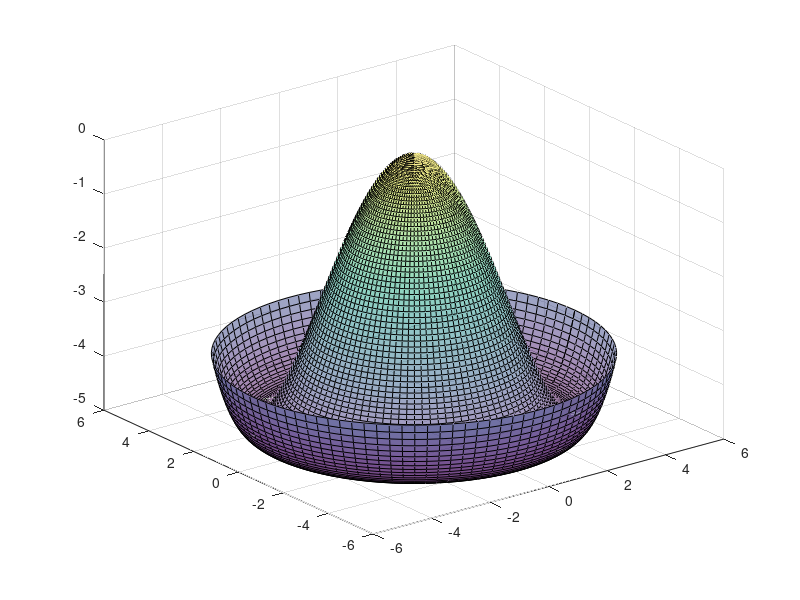

Recreate this plot in MATLAB. (Note: this script raises an error after producing the figure.)
f = @(r) -1/2*(r.^2) + 1/4*0.05*r.^4;

th = linspace(0,2*pi);
r = linspace(0,5.5);

[R,T] = meshgrid(r,th);

z = f(R);

[x,y] = pol2cart(T,R);

s = surf(x,y,z, 'FaceAlpha',0.5, 'FaceLighting','gouraud');
s.EdgeAlpha = 0.5;

xlabel('Re(\phi)', 'FontSize',14);
ylabel('Im(\phi)','FontSize',14);
zlabel('V(\phi)','FontSize',14);
set(gca,'xtick',[])
set(gca,'ytick',[])
set(gca,'ztick',[]) 
